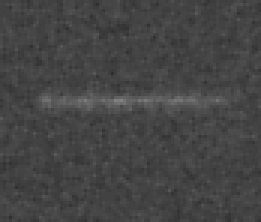
#> input picture 1031.png, 87 x 74 px (shown 3 times larger)
$ jupyter execute detect_test.ipynb
#> lines starting #> are read from the running program, lines starting #| are printed output that depends on the picture; after the words box and inside, x2 and y2 are one past the last pixel; in counts of white or black regions, pixels touching at a corner belong together
[cell 1]
import numpy as np
import cv2 as cv
import matplotlib.pyplot as plt

[cell 2]
img = cv.imread('1031.png', 0)
#> img is the input picture: shape (74, 87); min 48, max 130, mean 68.6
cv.namedWindow('img', cv.WINDOW_NORMAL)
cv.resizeWindow('img', 400, 400)
cv.namedWindow('th', cv.WINDOW_NORMAL)
cv.resizeWindow('th', 400, 400)
cv.namedWindow('edg', cv.WINDOW_NORMAL)
cv.resizeWindow('edg', 400, 400)
cv.imshow('img', img)
# th = -12
th = 70
img = cv.GaussianBlur(img, (3, 3), 0)
hist_cv = cv.calcHist([img],[0],None,[256],[0,256])
#> hist_cv = 256 values, max 719 at index 68, min 0 at index 0, mean 25.15
cnt = 0
for i in range(256):
    cnt = cnt + hist_cv[255 - i]
    if cnt > 50:
        th = 255 - i - 1
        break
#> after the loop, cnt = [53]
# print(hist_cv)
while True:
    # thImg = cv.adaptiveThreshold(img, 255, cv.ADAPTIVE_THRESH_GAUSSIAN_C,
    #                          cv.THRESH_BINARY, 5, th)
    ret, thImg = cv.threshold(img,th,255,cv.THRESH_BINARY)
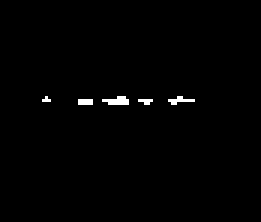
#> thImg: shape (74, 87) (shown 3 times larger); 0.82% white in thin lines or dots, all inside (x1, y1, x2, y2) = (14, 32, 65, 35)
#> ret = 97
    num = np.count_nonzero(thImg)
#> num = 53
    print(num)
#| 53
    edgeImg = cv.Canny(img, 80, 120)
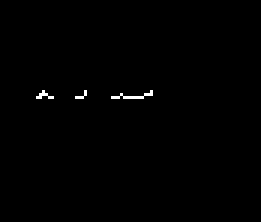
#> edgeImg: shape (74, 87) (shown 3 times larger); 0.43% white in thin lines or dots, all inside (x1, y1, x2, y2) = (12, 30, 51, 33)
    cv.imshow('th', thImg)
    cv.imshow('edg', edgeImg)
    key = cv.waitKey(0)
#> (key Esc is pressed here)
    if key == 27:
        cv.destroyAllWindows()
        break
    elif key == 97:
        th = th + 1
    elif key == 98:
        th = th - 1
    print(th)
